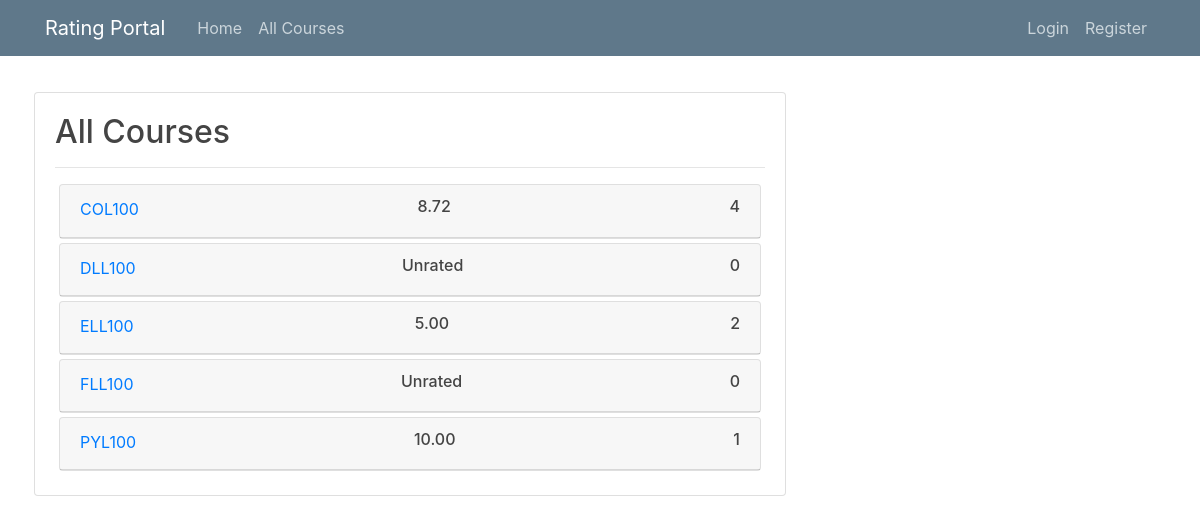
Page /course/ on the earlier database version.
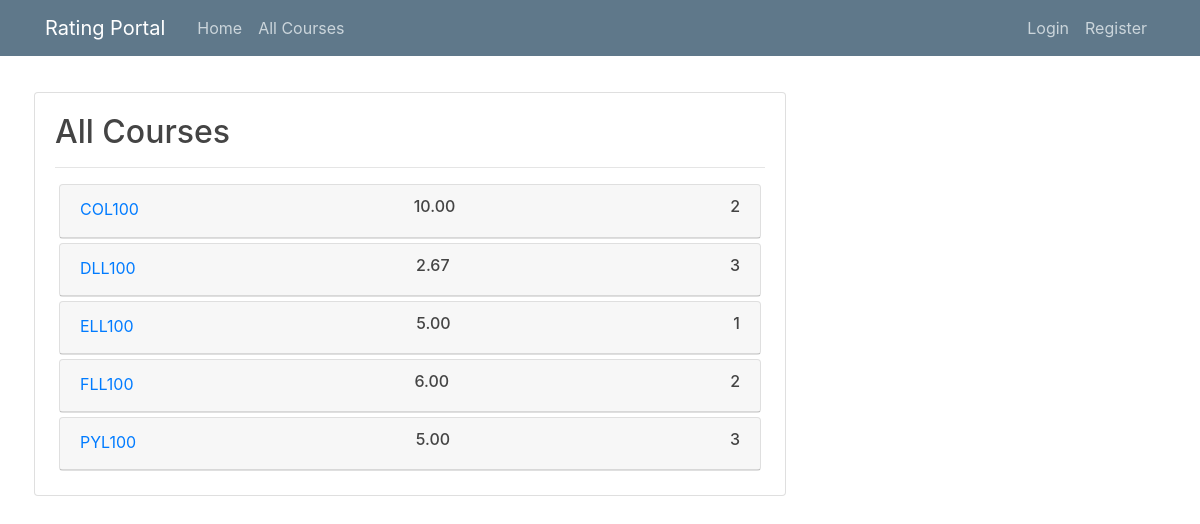
Same page on the later database version.
### courses/models.py (models this page shows)
class Course(models.Model):
    courseName = models.CharField(max_length=120)
    rating = models.DecimalField(decimal_places=2,max_digits=4)
    noOfReviews = models.IntegerField()
    class Meta:
        ordering = ['courseName']

### courses/views.py (the view)
# urls.py: path("course/", courseViews.courseListView, name="courseList"),
def courseListView(request):
    recheckAllRatings()
    courseList = getAllOf("courses")
    return render(request, "courses/courseList.html", {"list": courseList})

### courses/views.py (called while the page is built)
def recheckAllRatings():
    courseList = getAllOf("courses")
    reviews = getAllOf("review")
    results = {}
    for review in reviews:
        try:
            results[review.courseName][0] += review.score
            results[review.courseName][1] += 1
        except:
            results[review.courseName] = [review.score, 1]
    for course in courseList:
        try:
            result = results[course.courseName]
        except:
            course.rating = -1
            course.noOfReviews = 0
            course.save()
            continue
        course.rating = round(result[0] / result[1], 2)
        course.noOfReviews = result[1]
        course.save()

def getAllOf(name):
    if name == "review":
        return Review.objects.all()
    elif name == "courses":
        return Course.objects.all()

### courses/templates/courses/courseList.html (shortened to what this page needs)
{% extends "users/base.html" %}
{% block content %}
  <div class="card-body">
      <h2>All Courses</h2>
      <hr>
      {% for course in list %}
        <div class="card m-1">
            <div class="card-header">
                <div class="d-flex justify-content-between">
                    <a class = "card-link" href="{{course.courseName}}">
                        {{course.courseName}}
                    </a>
                    <h6>
                        {% if course.rating != -1 %}
                        {{course.rating}}
                        {%else%}
                        Unrated
                        {% endif %}
                    </h6>
                    <h6>
                        {{course.noOfReviews}}
                    </h6>
                </div>
            </div>
        </div>
      {% endfor %}
  </div>
{% endblock content %}

Differences in the rows shown:
changed Course "COL100": rating "8.72" → "10.00"; noOfReviews "4" → "2"
changed Course "DLL100": rating (not shown) → "2.67"; noOfReviews "0" → "3"; no longer shows "Unrated"
changed Course "ELL100": noOfReviews "2" → "1"
changed Course "FLL100": rating (not shown) → "6.00"; noOfReviews "0" → "2"; no longer shows "Unrated"
changed Course "PYL100": rating "10.00" → "5.00"; noOfReviews "1" → "3"
